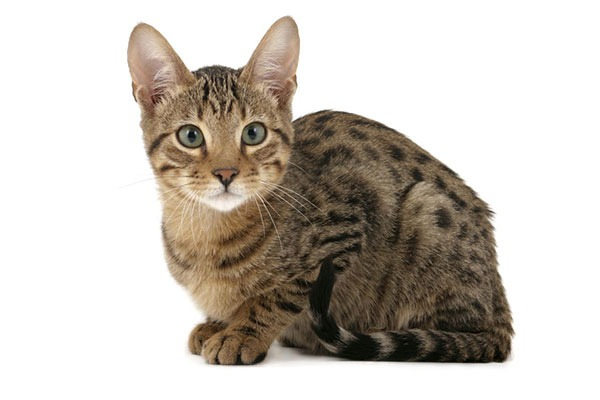
#> input picture Images/cat.jpeg, 600 x 400 px
$ jupyter execute imageEnhancement.ipynb   (shell and % lines are left out)
#> lines starting #> are read from the running program, lines starting #| are printed output that depends on the picture
[cell 1]
import numpy as np
import matplotlib.pyplot as plt

import cv2 as cv
from IPython.display import Image

[cell 2]
img_bgr = cv.imread("../Images/cat.jpeg", cv.IMREAD_COLOR)
#> img_bgr is the input picture: shape (400, 600, 3); mean B, G, R 188.1, 195.7, 202.2
img_rgb = cv.cvtColor(img_bgr, cv.COLOR_RGB2BGR)

Image("../Images/cat.jpeg")

### Addition / Brightness.

[cell 3]
matrix = np.ones(img_rgb.shape, dtype='uint8') * 50

img_rgb_brighter = cv.add(img_rgb, matrix)
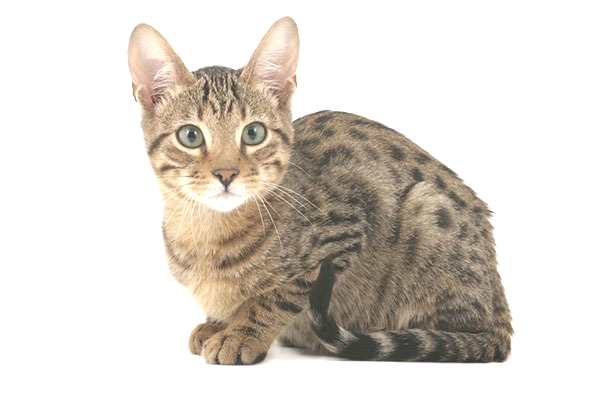
#> img_rgb_brighter: shape (400, 600, 3); mean R, G, B 220.6, 214.4, 206.9
img_rgb_darker = cv.subtract(img_rgb, matrix)
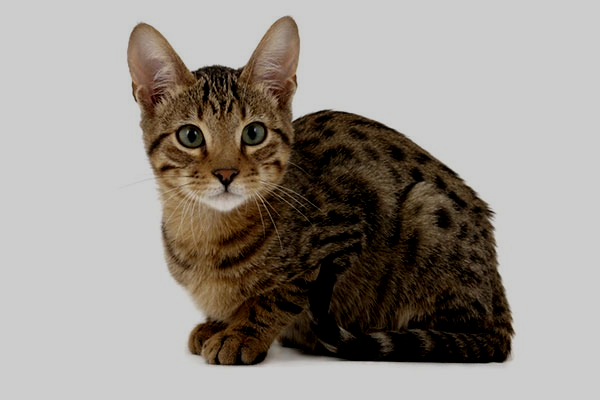
#> img_rgb_darker: shape (400, 600, 3); mean R, G, B 153.1, 146.9, 140.4

plt.figure(figsize=(20, 5))
#> (this line was passed over: IPython is not available in this run)
plt.subplot(131);plt.imshow(img_rgb_darker);plt.title("Darker");
#> (this line was passed over: IPython is not available in this run)
#> (this line was passed over: IPython is not available in this run)
#> (this line was passed over: IPython is not available in this run)
plt.subplot(132);plt.imshow(img_rgb);plt.title("Original");
#> (this line was passed over: IPython is not available in this run)
#> (this line was passed over: IPython is not available in this run)
#> (this line was passed over: IPython is not available in this run)
plt.subplot(133);plt.imshow(img_rgb_brighter);plt.title("Brighter");

$ run again, with Images/Jxmmi.jpeg copied over Images/cat.jpeg
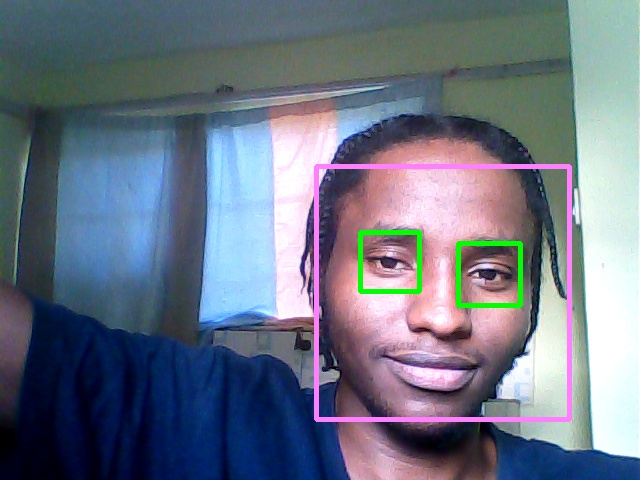
#> input picture Images/Jxmmi.jpeg, 640 x 480 px
#> img_bgr is the input picture: shape (480, 640, 3); mean B, G, R 132, 116, 107.5
#> `img_rgb_brighter = cv.add(img_rgb, matrix)`:
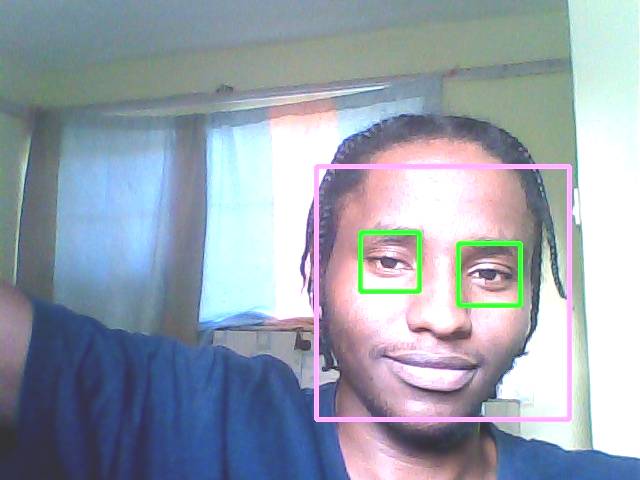
#> img_rgb_brighter: shape (480, 640, 3); mean R, G, B 151.8, 161.3, 174.6
#> `img_rgb_darker = cv.subtract(img_rgb, matrix)`:
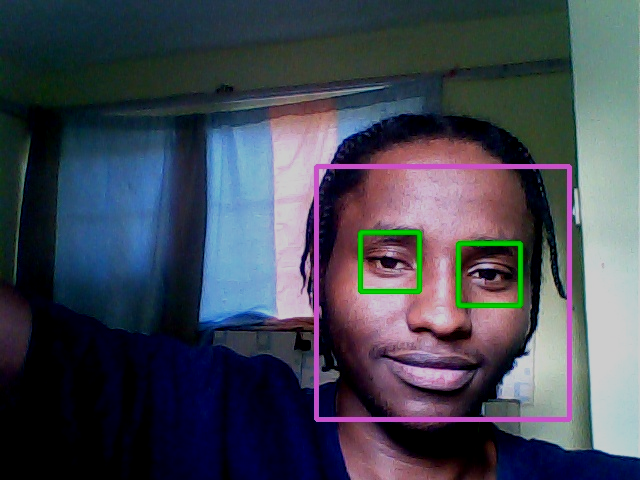
#> img_rgb_darker: shape (480, 640, 3); mean R, G, B 65.9, 70.8, 83.2
